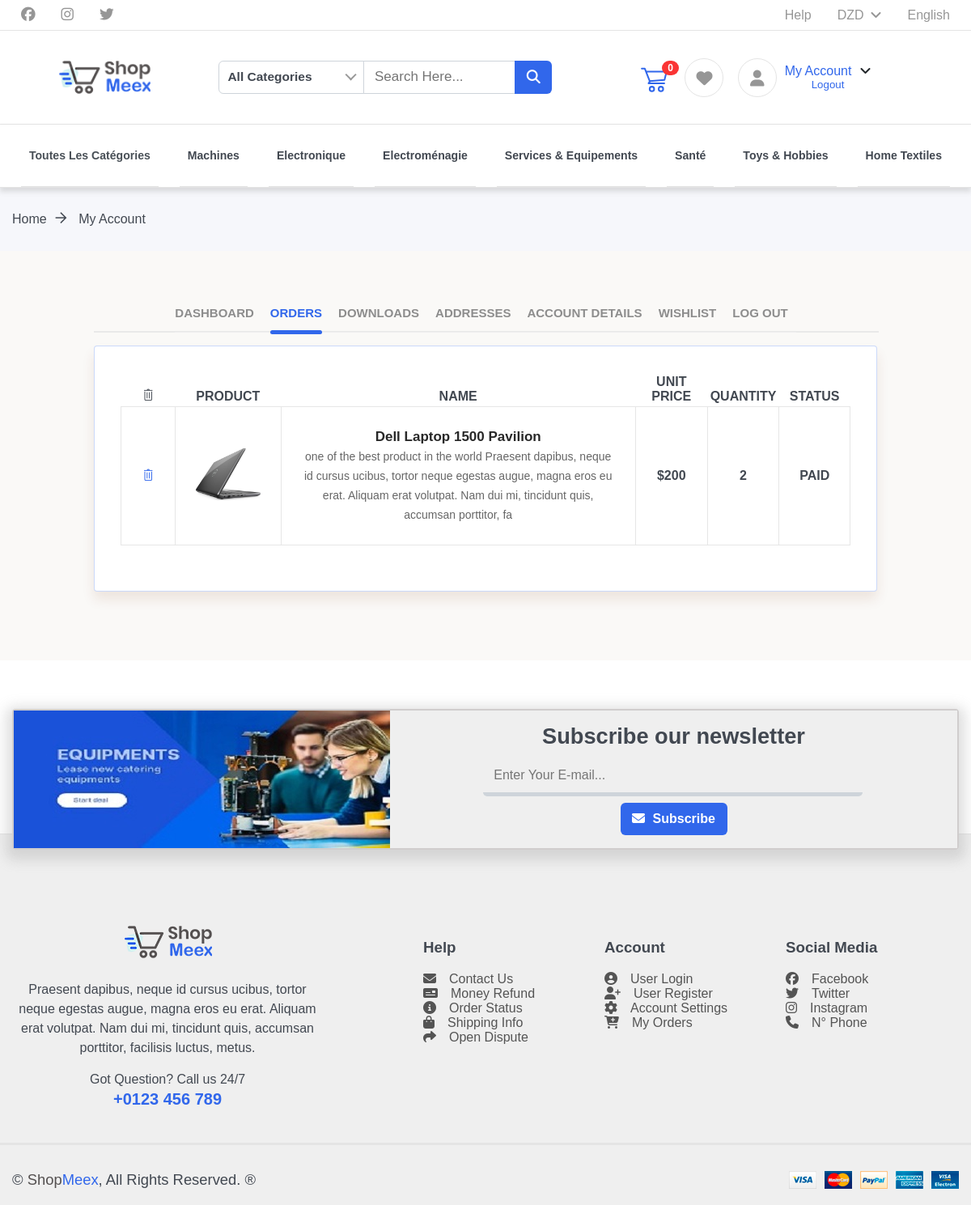
The app's page /customer/my_orders.php (signed in) with its own data.
### tables this page shows
CREATE TABLE `orders` (
  `id` int(11) NOT NULL,
  `user_id` int(11) NOT NULL,
  `product_id` int(11) NOT NULL,
  `quantity` int(11) NOT NULL
);

CREATE TABLE `products` (
  `id` int(11) NOT NULL,
  `category_id` int(11) NOT NULL,
  `name` text NOT NULL,
  `description` varchar(200) NOT NULL,
  `weight` double NOT NULL,
  `dimensions` varchar(10) NOT NULL,
  `price` double NOT NULL,
  `slug` varchar(200) NOT NULL,
  `colors` varchar(50) NOT NULL,
  `owner_id` int(11) NOT NULL,
  `model` varchar(50) NOT NULL,
  `photo` varchar(200) NOT NULL,
  `photo1` varchar(200) NOT NULL,
  `photo2` varchar(200) NOT NULL,
  `date_view` date NOT NULL,
  `counter` int(11) NOT NULL,
  `sold_cmp` int(11) NOT NULL,
  `total_rating` int(10) NOT NULL,
  `quantity` int(11) NOT NULL
);

### customer/my_orders.php (the view, shortened to what this page needs)
<?php
    include 'includes/session.php';
    $getUser = $db->prepare("SELECT * FROM users WHERE email = ?");
    $getUser->execute(array($_SESSION["email"]));
    $info = $getUser->fetch();
    $customer_id = $info['id'];
         $getorders = $db->prepare("SELECT * FROM orders WHERE user_id = ?");
        $getorders->execute(array($customer_id));
        $infoo = $getorders->fetch();
        if (!empty($infoo))
            $c=true;
         else $c=false;
?>
<!DOCTYPE html>
<html>
<head>
    <?php include 'includes/header.php'; ?>
    <div class="breadcrumbs">
        <div class="container">
            <div class="wrapper">
                <div class="col-35">
                    <div class="bread-inner">
                        <ul class="bread-list">
                            <li><a href="../index.php">Home<i class="ti-arrow-right"></i></a></li>
                            <li class="active"><a href="dashboarduser.php">My Account</a></li>
                        </ul>
                    </div>
                </div>
            </div>
        </div>
    </div>
    <div class="user-dashboard">
        <div class="container">
            <div class="wrapper">
                <div class="tabs-wrapper">
                    <ul class="tabs">
                        <li class="downloads">
                            <a href="#dashboard">Dashboard</a>
                        </li>
                        <li class="dashboard active">
                            <a href="#orders">Orders</a>
                        </li>
                        <li class="orders">
                            <a href="#downloads">Downloads</a>
                        </li>
                        <li class="addresses">
                            <a href="#addresses">Addresses</a>
                        </li>
                        <li class="acc-details">
                            <a href="#acc-details">Account Details</a>
                        </li>
                        <li class="wishlist">
                            <a href="#wishlist">Wishlist</a>
                        </li>
                        <li class="logout">
                            <a href="#logout">Log Out</a>
                        </li>
                    </ul>
                    <?php if ($c==true){
                             echo '
                             <div class="paneltbs panel-2" id="orders" style=""><table class="shopping-cart">
                            <thead>
                                <tr class="main-heading">
                                    <th class="text-center" style="padding-left: 1.5rem;padding-right: 1.5rem"><i class="ti-trash remove-icon"></i></th>
                                    <th>PRODUCT</th>
                                    <th>NAME</th>
                                    <th class="text-center">UNIT PRICE</th>
                                    <th class="text-center">QUANTITY</th>
                                    <th class="text-center">STATUS</th>
                                </tr>
                            </thead>
                            <tbody>';
                                     $stmt = $db->prepare("SELECT *,orders.quantity as oq FROM orders LEFT JOIN products ON products.id=orders.product_id  WHERE user_id=:user_id");
                                        $stmt->execute(['user_id'=>$customer_id]);
                                        foreach($stmt as $row) {
                                echo '<tr>
                                    <td class="action" data-title="Remove"><a href="#" id="remove-product"><i class="ti-trash remove-icon"></i></a></td>
                                    <td class="image" data-title="No"><img src="../images/items/';
                                    echo $row['photo'];
                                    echo ' "alt="#"></td>
                                    <td class="product-des" data-title="Description">
                                        <p class="product-name"><a href="../product.php?product=';echo $row['slug'];
                                        echo '">';
                                        echo $row['name'];echo '</a></p>
                                        <p class="product-des">';echo $row['description'];echo '</p>
                                    </td>
                                    <td class="prix" data-title="Price"><span>$';
                                    echo $row['price'];
                                    echo '<span class="unit-price"></span></span>
                                    </td>
                                    <td class="prix" data-title="Quantity">
                                        <span>'; echo $row['oq'];;
                                        echo '</span>
                                    </td>
                                    <td class="prix" data-title="Status">
                                        <span>PAID</span>
                                    </td>';
                            } echo '</tbody>
                        </table></div>';}
                            else
                                echo  '<div class="paneltbs panel-2" id="orders" style="">
                        <div class="alert-message"><a href="../product.php">Browse products </a>No order has been made yet.</div>
                    </div>'; ?>
                </div>
            </div>
        </div>
    </div>
   <?php include 'includes/footer.php'; ?>
</body>
</html>

### css/responsive.css (style rules this page uses)
@media only screen and (max-width: 1200px) { html, body, #main-header .top-sec { overflow-x: hidden; width: 100%; height: auto; } }
@media only screen and (max-width: 1200px) { #main-header .top-sec .container, #main-header .bottom-sec .container, .newsletter-area .container, #main-footer .container, #main-footer .copyrights-payments .container, .checkout .container, #contact .container, .faq .container, main .container, .my-account .container, .user-dashboard .container, .product-details .container { width: 100% !important; max-width: 100% !important; } }
@media only screen and (max-width: 1200px) { .breadcrumbs ul li a { font-size: 16px; } }
@media only screen and (max-width: 1200px) { .breadcrumbs ul li i { font-size: 15px; } }
@media only screen and (max-width: 1200px) { .shopping>.container>.wrapper, .checkout .container .wrapper, #contact .container .wrapper, .faq .container .wrapper, .my-account .container .wrapper, .user-dashboard .container .wrapper, .product-details .container .wrapper { margin: 0 !important; overflow-x: hidden !important; } }
@media only screen and (max-width: 1200px) { .shopping-cart { overflow: hidden; } }
@media only screen and (max-width: 1200px) { .newsletter-area .container, #main-footer .container, #main-footer .copyrights-payments .container, .checkout .container, #contact .container, .faq .container, main .container, .my-account .container, .user-dashboard .container, .product-details .container { margin: 0 !important; } }

### records on screen
orders: product.photo (picture), product.name "Dell Laptop 1500 Pavilion", product.description "one of the best product in the world Praesent dapibus, neque id cursus ucibus, tortor neque egestas augue, magna eros eu erat. Aliquam erat volutpat. Nam dui mi, tincidunt quis, accumsan porttitor, fa", product.price "200", quantity "2"
